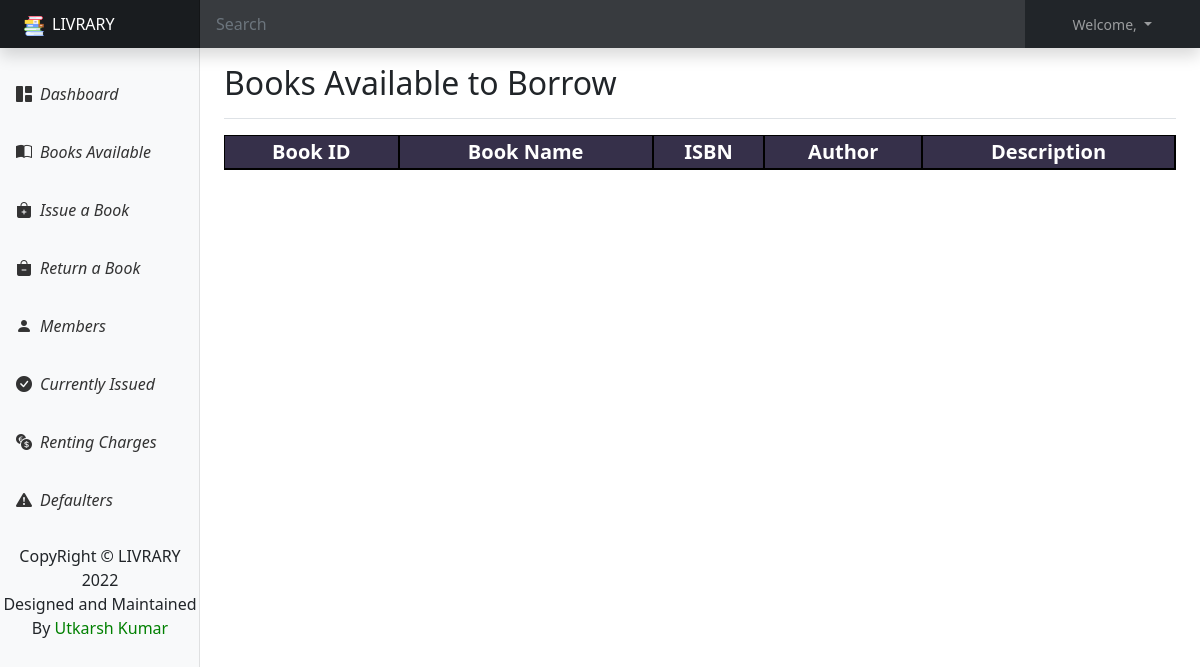
Before: /available with the older database file.
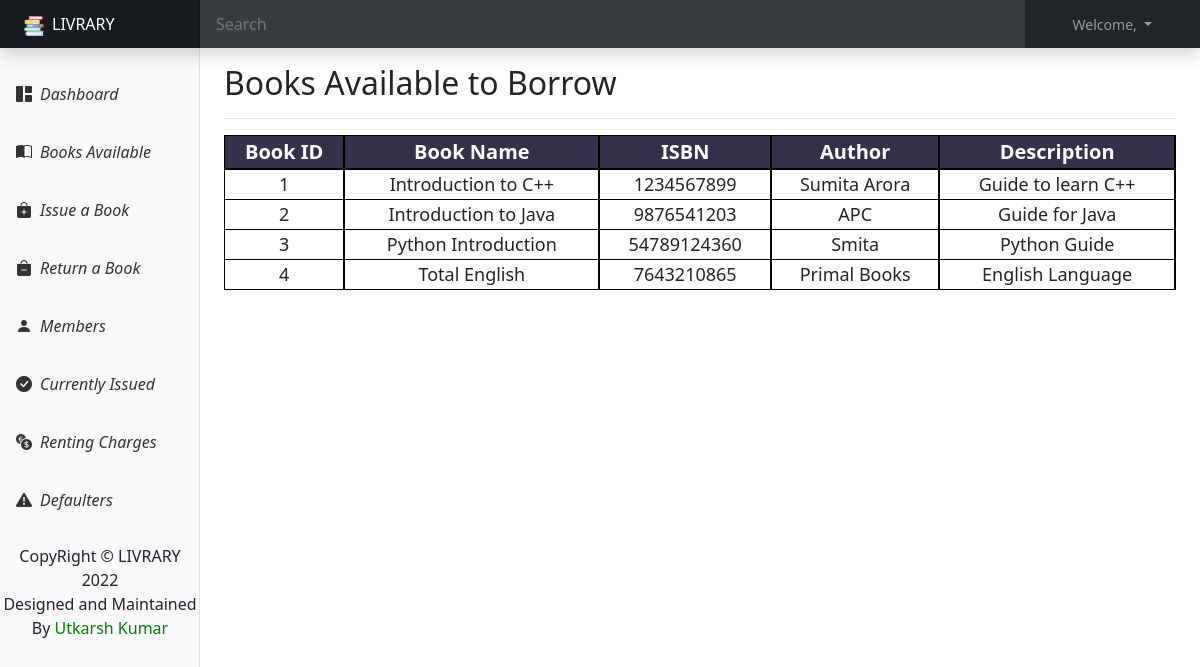
After: the same page with the newer database file.
### home/models.py (models this page shows, shortened)
class Books(models.Model):
    bname = models.CharField(max_length=20)
    bisbn = models.CharField(max_length=20)
    bauthor = models.CharField(max_length=20)
    description = models.TextField()

### home/views.py (the view)
# urls.py: path("available",views.available, name="available"),
def available(request):
    context = {
        'data':list(Books.objects.values())
    }
    return render(request, "available.html", context)

### templates/available.html (shortened to what this page needs)
{% extends 'base.html' %}
{% block body %}
<main class="col-md-9 ms-sm-auto col-lg-10 px-md-4">
    <div
        class="d-flex justify-content-between flex-wrap flex-md-nowrap align-items-center pt-3 pb-2 mb-3 border-bottom">
        <h1 class="h2">Books Available to Borrow</h1>
    </div>
    <div>
        <table className="table datatable text-center" style="width: 100%; font-size: 20px; border: 1px solid black; border-radius: 20px !important; outline: none;">
            <thead style="border-bottom: 2px solid black; color: white; background-color: #36304a;">
                <tr class="text-center" style="width: inherit;">
                    <th style="border-right: 2px solid black;" scope="col">Book ID</th>
                    <th style="border-right: 2px solid black;" scope="col">Book Name</th>
                    <th style="border-right: 2px solid black;" scope="col">ISBN</th>
                    <th style="border-right: 2px solid black;" scope="col">Author</th>
                    <th style="border-right: 2px solid black;" scope="col">Description</th>
                </tr>
            </thead>
            <tbody>
                {% for i in data %}
                <tr class="text-center" style="font-size: 18px;">
                    <td style=" border-bottom: 1px solid black; border-right: 2px solid black;">{{i.id}}</td>
                    <td style=" border-bottom: 1px solid black; border-right: 2px solid black;">{{i.bname}}</td>
                    <td style=" border-bottom: 1px solid black; border-right: 2px solid black;">{{i.bisbn}}</td>
                    <td style=" border-bottom: 1px solid black; border-right: 2px solid black;">{{i.bauthor}}</td>
                    <td style=" border-bottom: 1px solid black; border-right: 2px solid black;">{{i.description}}</td>
                </tr>
                {% endfor %}
            </tbody>
        </table>
    </div>
</main>
{% endblock body %}

Changed rows visible on the page:
added Books: id "1", bname "Introduction to C++", bisbn "1234567899", bauthor "Sumita Arora", description "Guide to learn C++"
added Books: id "2", bname "Introduction to Java", bisbn "9876541203", bauthor "APC", description "Guide for Java"
added Books: id "3", bname "Python Introduction", bisbn "54789124360", bauthor "Smita", description "Python Guide"
added Books: id "4", bname "Total English", bisbn "7643210865", bauthor "Primal Books", description "English Language"
